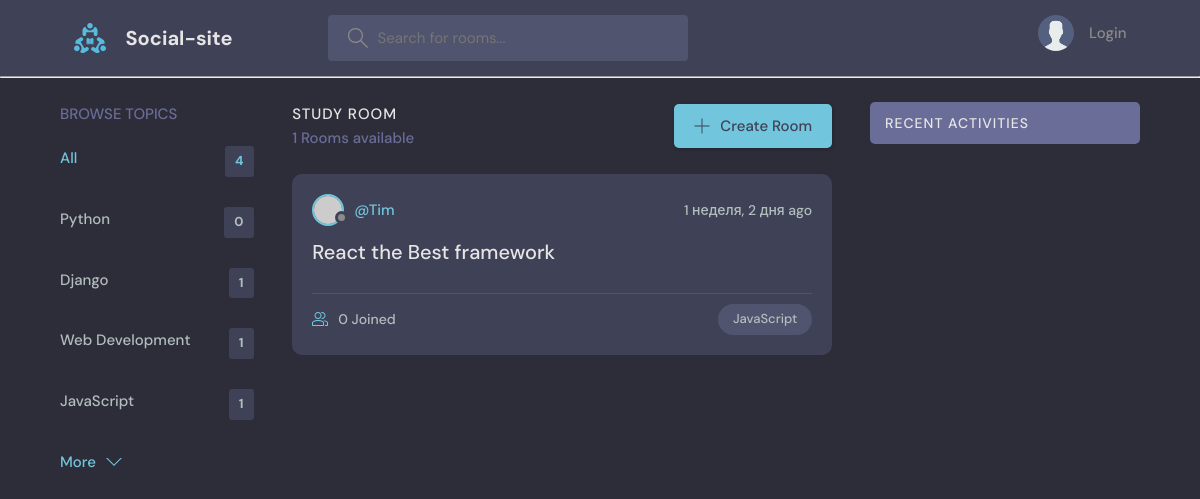
Page /?q=Java on the earlier database version.
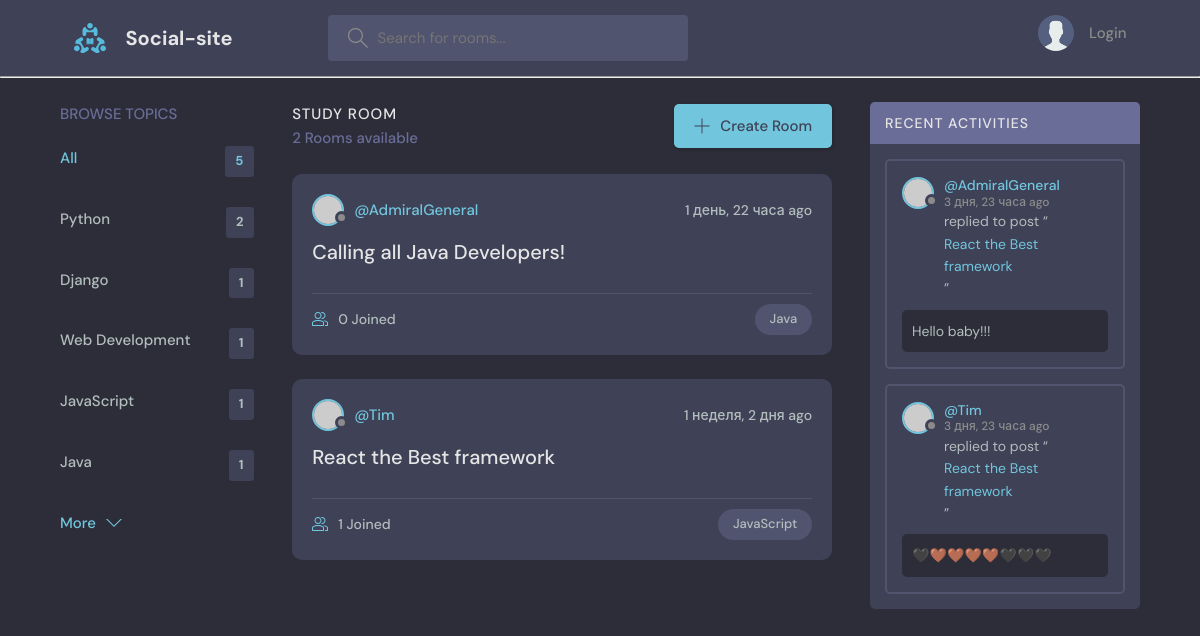
Same page on the later database version.
### base/models.py (models this page shows, shortened)
class Topic(models.Model):
	name = models.CharField(max_length=200)

class Room(models.Model):
	host = models.ForeignKey(User, on_delete=models.SET_NULL, null=True)
	topic = models.ForeignKey(Topic, on_delete=models.SET_NULL, null=True)
	name = models.CharField(max_length=200)
	description = models.TextField(null=True, blank=True)
	participants = models.ManyToManyField(User, related_name='participants', blank=True)
	updated = models.DateTimeField(auto_now=True)
	created = models.DateTimeField(auto_now_add=True)
	class Meta:
		ordering = ['-updated', '-created']
	def __str__(self):
		return self.name

class Message(models.Model):
	user = models.ForeignKey(User, on_delete=models.CASCADE)
	room = models.ForeignKey(Room, on_delete=models.CASCADE)
	body = models.TextField()
	updated = models.DateTimeField(auto_now=True)
	created = models.DateTimeField(auto_now_add=True)
	class Meta:
		ordering = ['-updated', '-created']

### base/views.py (the view)
# urls.py: path('', views.home, name="home"),
def home(request):
	q = request.GET.get('q') if request.GET.get('q') != None else ''
	rooms = Room.objects.filter(
		Q(topic__name__icontains=q) |
		Q(name__icontains=q) |
		Q(description__icontains=q)
		)
	topics = Topic.objects.all()[0:5]
	room_count = rooms.count()
	room_messages = Message.objects.filter(Q(room__topic__name__icontains=q))
	context = {'rooms': rooms, 'topics':topics,
		'room_count':room_count, 'room_messages':room_messages}
	return render(request, 'base/home.html', context)

### base/templates/base/home.html (shortened to what this page needs)
{% extends 'main.html' %}
{% block content %}
<main class="layout layout--3">
  <div class="container">
    {% include 'base/topics_component.html' %}
    <div class="roomList">
      <div class="roomList__header">
        <div>
          <h2>Study Room</h2>
          <p>{{ room_count }} Rooms available</p>
        </div>
        <a class="btn btn--main" href="{% url 'create-room' %}">
          <svg version="1.1" xmlns="http://www.w3.org/2000/svg" width="32" height="32" viewBox="0 0 32 32">
            <title>add</title>
            <path
              d="M16.943 0.943h-1.885v14.115h-14.115v1.885h14.115v14.115h1.885v-14.115h14.115v-1.885h-14.115v-14.115z"
            ></path>
          </svg>
          Create Room
        </a>
      </div>
      {% include 'base/feed_component.html' %}
    </div>
    {% include 'base/activity_component.html' %}
  </div>
</main>
{% endblock %}

### base/templates/base/topics_component.html
<div class="topics">
  <div class="topics__header">
    <h2>Browse Topics</h2>
  </div>
  <ul class="topics__list">
    <li>
      <a href="{% url 'home' %}" class="active">All <span>{{topics.count}}</span></a>
    </li>
    {% for topic in topics %}
    <li>
      <a href="{% url 'home' %}?q={{topic.name}}">{{topic.name}} <span>{{topic.room_set.all.count}}</span></a>
    </li>
    {% endfor %}
  </ul>
  <a class="btn btn--link" href="{% url 'topics' %}">
    More
    <svg version="1.1" xmlns="http://www.w3.org/2000/svg" width="32" height="32" viewBox="0 0 32 32">
      <title>chevron-down</title>
      <path d="M16 21l-13-13h-3l16 16 16-16h-3l-13 13z"></path>
    </svg>
  </a>
</div>

### base/templates/base/feed_component.html (shortened to what this page needs)
{% for room in rooms %}
<div class="roomListRoom">
        <div class="roomListRoom__header">
          <a href="{% url 'user-profile' room.host.id %}" class="roomListRoom__author">
            <div class="avatar avatar--small">
              <img src="https://randomuser.me/api/portraits/women/11.jpg" />
            </div>
            <span>@{{room.host.username}}</span>
          </a>
          <div class="roomListRoom__actions">
            <span>{{ room.created|timesince }} ago</span>
          </div>
        </div>
        <div class="roomListRoom__content">
          <a href="{% url 'room' room.id %}">{{ room.name }}</a>
        </div>
        <div class="roomListRoom__meta">
          <a href="{% url 'room' room.id %}" class="roomListRoom__joined">
            {{room.participants.all.count}} Joined
          </a>
          <p class="roomListRoom__topic">{{ room.topic.name }}</p>
        </div>
      </div>
{% endfor %}

### base/templates/base/activity_component.html (shortened to what this page needs)
<div class="activities">
      <div class="activities__header">
        <h2>Recent Activities</h2>
      </div>
      {% for message in room_messages %}
      <div class="activities__box">
        <div class="activities__boxHeader roomListRoom__header">
          <a href="{% url 'user-profile' message.user.id %}" class="roomListRoom__author">
            <div class="avatar avatar--small">
              <img src="https://randomuser.me/api/portraits/women/11.jpg" />
            </div>
            <p>
              @{{message.user}}
              <span>{{message.created|timesince}} ago</span>
            </p>
          </a>
        </div>
        <div class="activities__boxContent">
          <p>replied to post “<a href="{% url 'room' message.room.id %}">{{message.room}}</a>”</p>
          <div class="activities__boxRoomContent">
            {{message.body}}
          </div>
        </div>
      </div>
      {% endfor %}
    </div>

Differences in the rows shown:
computed for Topic "Python": room_set.all.count "0" → "2"
added Topic: name "Java", room_set.all.count "1"
added Room: host.username "AdmiralGeneral", created "1 день, 22 часа", name "Calling all Java Developers!", participants.all.count "0", topic.name "Java"
computed for Room "React the Best framework": participants.all.count "0" → "1"
added Message: user "AdmiralGeneral", created "3 дня, 23 часа", room "React the Best framework", body "Hello baby!!!"
added Message: user "Tim", created "3 дня, 23 часа", room "React the Best framework", body "🖤🤎🤎🤎🤎🖤🖤🖤"
Other differences:
{{ topics.count }}: "4" → "5"
{{ room_count }}: "1" → "2"
